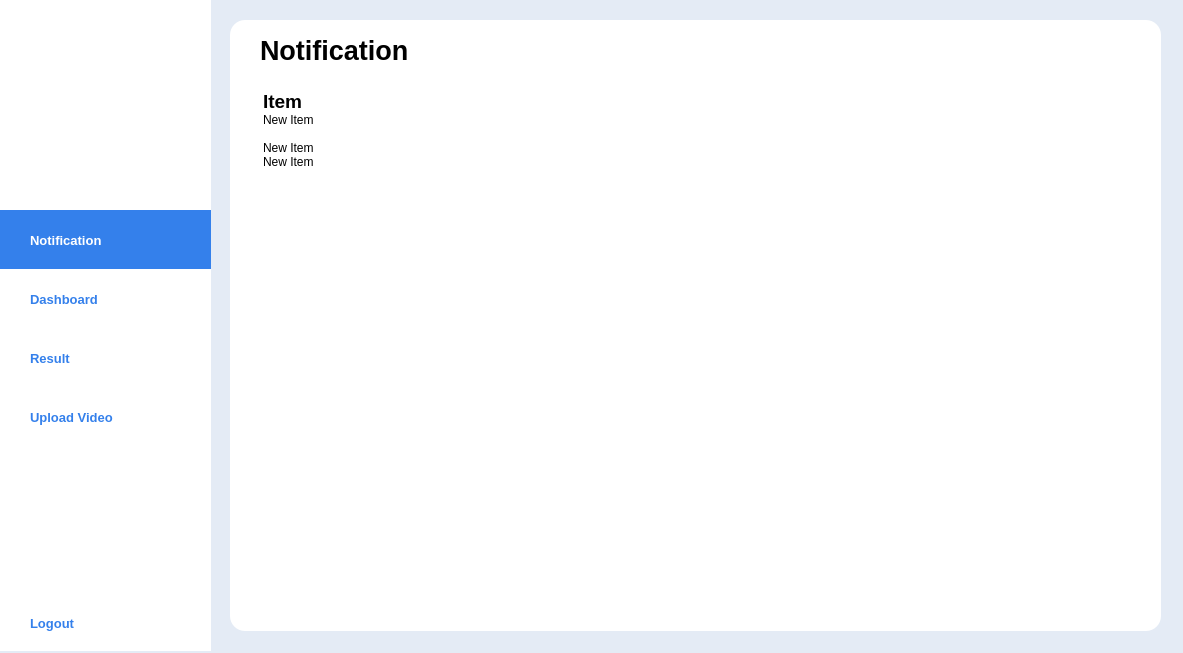
<?xml version="1.0" encoding="UTF-8"?>
<ui version="4.0">
 <class>MainWindow</class>
 <widget class="QMainWindow" name="MainWindow">
  <property name="geometry">
   <rect>
    <x>0</x>
    <y>0</y>
    <width>1183</width>
    <height>653</height>
   </rect>
  </property>
  <property name="sizePolicy">
   <sizepolicy hsizetype="Maximum" vsizetype="Minimum">
    <horstretch>0</horstretch>
    <verstretch>0</verstretch>
   </sizepolicy>
  </property>
  <property name="windowTitle">
   <string>MainWindow</string>
  </property>
  <property name="styleSheet">
   <string notr="true">QMainWindow#MainWindow{
	background-color:rgb(228, 235, 245);
	
}</string>
  </property>
  <widget class="QWidget" name="centralwidget">
   <widget class="QLabel" name="label">
    <property name="geometry">
     <rect>
      <x>0</x>
      <y>0</y>
      <width>211</width>
      <height>651</height>
     </rect>
    </property>
    <property name="font">
     <font>
      <pointsize>5</pointsize>
     </font>
    </property>
    <property name="styleSheet">
     <string notr="true">background-color:rgb(255,255,255)</string>
    </property>
    <property name="text">
     <string/>
    </property>
   </widget>
   <widget class="QPushButton" name="notification_button">
    <property name="geometry">
     <rect>
      <x>0</x>
      <y>210</y>
      <width>211</width>
      <height>61</height>
     </rect>
    </property>
    <property name="font">
     <font>
      <pointsize>10</pointsize>
      <weight>75</weight>
      <bold>true</bold>
     </font>
    </property>
    <property name="layoutDirection">
     <enum>Qt::LeftToRight</enum>
    </property>
    <property name="styleSheet">
     <string notr="true">QPushButton#notification_button{
	border:none;
	text-align: left;
	padding-left: 30px;
	background-color:rgb(52, 128, 235);
	color:rgb(255, 255, 255);
}
</string>
    </property>
    <property name="text">
     <string>Notification</string>
    </property>
    <property name="icon">
     <iconset>
      <normaloff>../Icon/notification_icon_white.png</normaloff>../Icon/notification_icon_white.png</iconset>
    </property>
    <property name="iconSize">
     <size>
      <width>35</width>
      <height>35</height>
     </size>
    </property>
   </widget>
   <widget class="QPushButton" name="dashboard_button">
    <property name="geometry">
     <rect>
      <x>0</x>
      <y>269</y>
      <width>211</width>
      <height>61</height>
     </rect>
    </property>
    <property name="font">
     <font>
      <pointsize>10</pointsize>
      <weight>75</weight>
      <bold>true</bold>
     </font>
    </property>
    <property name="styleSheet">
     <string notr="true">QPushButton#dashboard_button{
	color:rgb(52, 128, 235);
	border:none;
	background-color:rgb(255,255,255);
	text-align: left;
	padding-left: 30px;
}
QPushButton#dashboard_button:hover{
	padding-left:40px;
}</string>
    </property>
    <property name="text">
     <string>Dashboard</string>
    </property>
    <property name="icon">
     <iconset>
      <normaloff>../Icon/graph_icon_blue.png</normaloff>../Icon/graph_icon_blue.png</iconset>
    </property>
    <property name="iconSize">
     <size>
      <width>35</width>
      <height>35</height>
     </size>
    </property>
   </widget>
   <widget class="QPushButton" name="result_button">
    <property name="geometry">
     <rect>
      <x>0</x>
      <y>328</y>
      <width>211</width>
      <height>61</height>
     </rect>
    </property>
    <property name="font">
     <font>
      <pointsize>10</pointsize>
      <weight>75</weight>
      <bold>true</bold>
     </font>
    </property>
    <property name="styleSheet">
     <string notr="true">QPushButton#result_button{
	border:none;
	text-align: left;
	padding-left: 30px;
	color:rgb(52, 128, 235);
}
QPushButton#result_button:hover{
	padding-left:40px;
}</string>
    </property>
    <property name="text">
     <string>Result</string>
    </property>
    <property name="icon">
     <iconset>
      <normaloff>../Icon/result_icon_blue.png</normaloff>../Icon/result_icon_blue.png</iconset>
    </property>
    <property name="iconSize">
     <size>
      <width>35</width>
      <height>35</height>
     </size>
    </property>
   </widget>
   <widget class="QPushButton" name="upload_video_button">
    <property name="geometry">
     <rect>
      <x>0</x>
      <y>387</y>
      <width>211</width>
      <height>61</height>
     </rect>
    </property>
    <property name="font">
     <font>
      <pointsize>10</pointsize>
      <weight>75</weight>
      <bold>true</bold>
     </font>
    </property>
    <property name="styleSheet">
     <string notr="true">QPushButton#upload_video_button{
	border:none;
	text-align: left;
	padding-left: 30px;
	color:rgb(52, 128, 235);
}
QPushButton#upload_video_button:hover{
	padding-left:40px;
}</string>
    </property>
    <property name="text">
     <string>Upload Video</string>
    </property>
    <property name="icon">
     <iconset>
      <normaloff>../Icon/upload_icon_blue.png</normaloff>../Icon/upload_icon_blue.png</iconset>
    </property>
    <property name="iconSize">
     <size>
      <width>35</width>
      <height>35</height>
     </size>
    </property>
   </widget>
   <widget class="QPushButton" name="logout_button">
    <property name="geometry">
     <rect>
      <x>0</x>
      <y>593</y>
      <width>211</width>
      <height>61</height>
     </rect>
    </property>
    <property name="font">
     <font>
      <pointsize>10</pointsize>
      <weight>75</weight>
      <bold>true</bold>
     </font>
    </property>
    <property name="styleSheet">
     <string notr="true">QPushButton#logout_button{
	border:none;
	text-align: left;
	padding-left: 30px;
	color:rgb(52, 128, 235);
}
QPushButton#logout_button:hover{
	padding-left:40px;
}</string>
    </property>
    <property name="text">
     <string>Logout</string>
    </property>
    <property name="icon">
     <iconset>
      <normaloff>../Icon/logout_icon_blue.png</normaloff>../Icon/logout_icon_blue.png</iconset>
    </property>
    <property name="iconSize">
     <size>
      <width>35</width>
      <height>35</height>
     </size>
    </property>
   </widget>
   <widget class="QPushButton" name="profile_button">
    <property name="geometry">
     <rect>
      <x>53</x>
      <y>95</y>
      <width>101</width>
      <height>91</height>
     </rect>
    </property>
    <property name="font">
     <font>
      <pointsize>10</pointsize>
      <weight>75</weight>
      <bold>true</bold>
     </font>
    </property>
    <property name="layoutDirection">
     <enum>Qt::LeftToRight</enum>
    </property>
    <property name="styleSheet">
     <string notr="true">QPushButton#profile_button{
	border:none;
}</string>
    </property>
    <property name="text">
     <string/>
    </property>
    <property name="icon">
     <iconset>
      <normaloff>../Icon/user_icon_blue.png</normaloff>../Icon/user_icon_blue.png</iconset>
    </property>
    <property name="iconSize">
     <size>
      <width>120</width>
      <height>120</height>
     </size>
    </property>
   </widget>
   <widget class="QListWidget" name="notification_list">
    <property name="geometry">
     <rect>
      <x>260</x>
      <y>90</y>
      <width>871</width>
      <height>511</height>
     </rect>
    </property>
    <property name="styleSheet">
     <string notr="true">QListWidget#notification_list{
	border:none;
}
QListWidget#notification_list:item:hover{
	background-color: none
}</string>
    </property>
    <property name="editTriggers">
     <set>QAbstractItemView::NoEditTriggers</set>
    </property>
    <property name="selectionMode">
     <enum>QAbstractItemView::NoSelection</enum>
    </property>
    <property name="isWrapping" stdset="0">
     <bool>false</bool>
    </property>
    <property name="wordWrap">
     <bool>true</bool>
    </property>
    <item>
     <property name="text">
      <string>Item</string>
     </property>
     <property name="font">
      <font>
       <pointsize>14</pointsize>
       <weight>75</weight>
       <bold>true</bold>
      </font>
     </property>
    </item>
    <item>
     <property name="text">
      <string>New Item</string>
     </property>
    </item>
    <item>
     <property name="text">
      <string/>
     </property>
    </item>
    <item>
     <property name="text">
      <string>New Item</string>
     </property>
    </item>
    <item>
     <property name="text">
      <string>New Item</string>
     </property>
    </item>
   </widget>
   <widget class="QLabel" name="label_3">
    <property name="geometry">
     <rect>
      <x>260</x>
      <y>30</y>
      <width>311</width>
      <height>41</height>
     </rect>
    </property>
    <property name="font">
     <font>
      <pointsize>20</pointsize>
      <weight>75</weight>
      <bold>true</bold>
     </font>
    </property>
    <property name="text">
     <string>Notification</string>
    </property>
   </widget>
   <widget class="QLabel" name="label_2">
    <property name="geometry">
     <rect>
      <x>230</x>
      <y>20</y>
      <width>931</width>
      <height>611</height>
     </rect>
    </property>
    <property name="font">
     <font>
      <pointsize>5</pointsize>
     </font>
    </property>
    <property name="styleSheet">
     <string notr="true">border-radius:15px;
background-color:rgb(255,255,255)</string>
    </property>
    <property name="text">
     <string/>
    </property>
   </widget>
   <widget class="QLabel" name="label_4">
    <property name="geometry">
     <rect>
      <x>24</x>
      <y>13</y>
      <width>161</width>
      <height>51</height>
     </rect>
    </property>
    <property name="text">
     <string/>
    </property>
    <property name="pixmap">
     <pixmap>../Icon/Logo.png</pixmap>
    </property>
    <property name="scaledContents">
     <bool>true</bool>
    </property>
   </widget>
   <zorder>label</zorder>
   <zorder>notification_button</zorder>
   <zorder>dashboard_button</zorder>
   <zorder>result_button</zorder>
   <zorder>upload_video_button</zorder>
   <zorder>logout_button</zorder>
   <zorder>label_2</zorder>
   <zorder>label_3</zorder>
   <zorder>notification_list</zorder>
   <zorder>label_4</zorder>
   <zorder>profile_button</zorder>
  </widget>
 </widget>
 <resources/>
 <connections/>
</ui>
